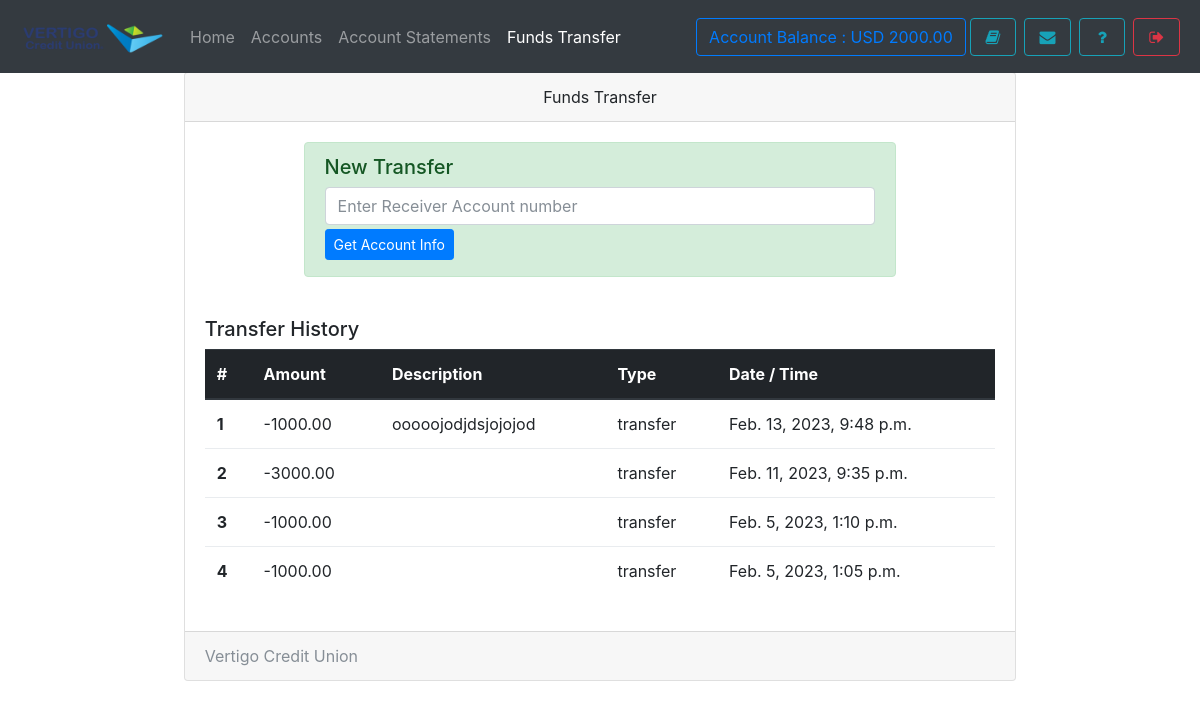
The page /user/transfer (signed in) on the database as committed earlier.
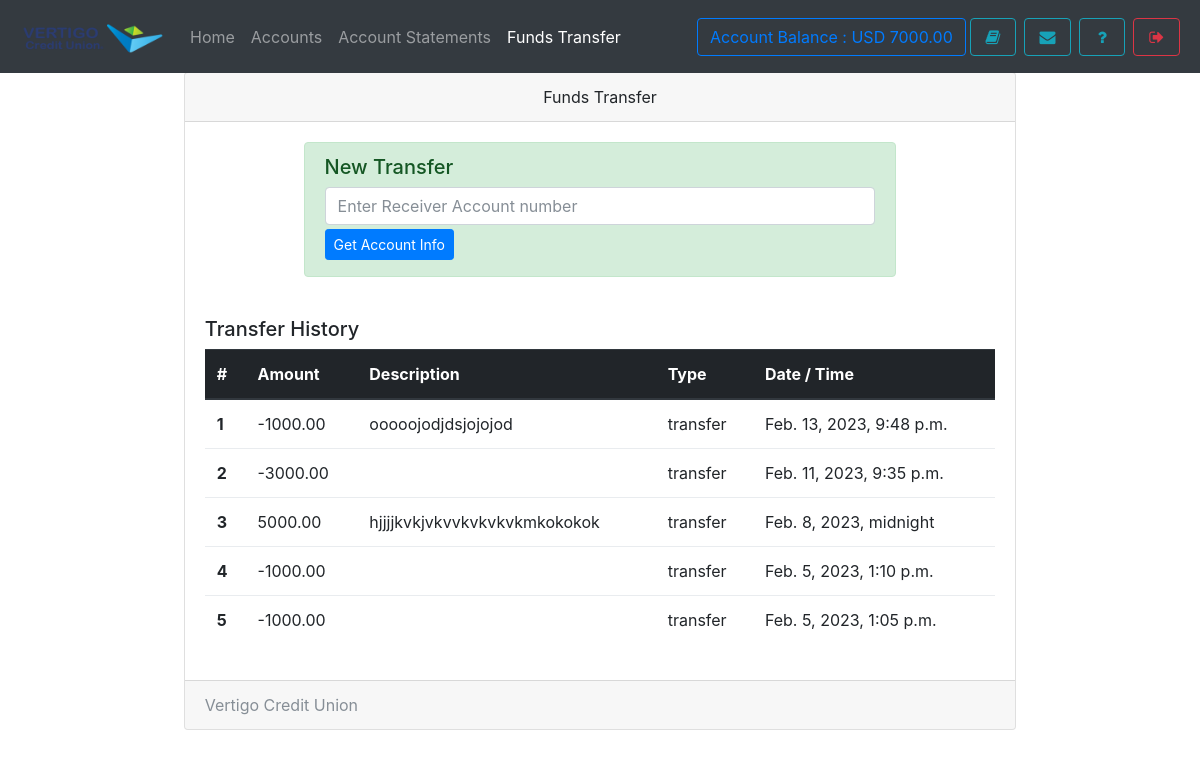
The same page on the database as committed later.
### core/models.py (models this page shows, shortened)
class User(AbstractUser):
    username = None
    email = models.EmailField(
        _('Email'),
        max_length=150,
        unique=True,
        help_text=_('Required. 150 characters or fewer. Letters, digits and @/./+/-/_ only.'),
        error_messages={
            'unique': _("A user with that email already exists."),
        },
    )
    objects = BaseManager()
    USERNAME_FIELD = 'email'
    REQUIRED_FIELDS = []
    choices = (('user','user'),('cashier','cashier'),('manager','manager'))
    usertype = models.CharField(max_length = 10, default = "user")

class Account(models.Model):
    user = models.OneToOneField(User,on_delete= models.CASCADE)
    account_number = models.CharField(max_length = 10,unique = True,validators=[numeric_validation])
    balance = models.BigIntegerField()
    branch  = models.ForeignKey(Branch,null = True,blank=True,on_delete=models.SET_NULL)
    account_type = models.CharField(max_length = 10, choices = (('current','current'),('savings','savings')),default = "savings")
    first_name = models.CharField(max_length = 256)
    middle_name = models.CharField(max_length = 256, blank = True)
    last_name = models.CharField(max_length = 256)
    dob = models.DateField(blank=True,null = True)
    gender = models.CharField(max_length= 2, choices=(('m',"male"),('f',"female")), blank=True)
    city = models.CharField(max_length= 20, blank=True)
    religion = models.CharField(max_length= 20, blank=True)
    marital_status = models.CharField(max_length= 2, choices=(('s',"Single"),('m',"Married")), blank=True)
    address = models.CharField(max_length= 40, blank=True)
    contact = models.CharField(max_length=12,blank=True, validators=[numeric_validation])
    means_of_id = models.CharField(max_length = 10, choices = (('nid','national id card'),('dl','driver licence'),('vc','Voters Card'),
    ('ip','International Passport')), blank=True)
    id_number = models.CharField(max_length= 20, blank=True)
    id_expiry_date = models.DateField(blank=True,auto_now_add=False,null=True)
    next_of_kin_title = models.CharField(max_length= 256, blank=True)
    next_of_kin_name = models.CharField(max_length= 256, blank=True)
    next_of_kin_email = models.EmailField(blank=True)
    next_of_kin_dob = models.DateField(blank=True, auto_now_add=False,null=True)
    next_of_kin_contact = models.CharField(max_length= 12, blank=True)
    date_created = models.DateTimeField(auto_now_add = True)

class Transfer(models.Model):
    sent_from = models.ForeignKey(Account,related_name = "transfers", null = True, blank = True,on_delete=models.CASCADE)
    sent_to = models.ForeignKey(Account,related_name = "receives",null = True, blank = True,on_delete=models.CASCADE)
    account_number = models.CharField(max_length = 12, null= True, blank=True)
    description = models.CharField(max_length=200, blank = True)
    amount = models.BigIntegerField()
    date_created =models.DateTimeField(default=timezone.now)

### core/views.py (the view, shortened to what this page needs)
# urls.py: path('user/transfer',UserFundTransferView.as_view(),name = "user-transfer"),
class UserFundTransferView(UserRequiredMixin,View):
    def get(self,request):
        user = request.user
        account = user.account
        transfers = Transfer.objects.filter(Q(sent_from = account)| Q(sent_to = account)).order_by("-date_created")
        acc_number = request.GET.get("acc_no")
        if acc_number:
            account = Account.objects.filter(account_number = acc_number).exclude(user = user)
            if account.exists():
                account = account.first()
            else:
                account = OtherAccount.objects.filter(account_number = acc_number)
                if account.exists():
                    account = account.first()
                else:
                    messages.error(request,"This account number is not registered as a beneficiary")
        else:
            account = None
        return render(request,"user/transfer.html",{'account':account,'transfers':transfers})

### core/views.py (called while the page is built)
    def test_func(self):
        return self.request.user.is_staff or self.request.user.usertype == "user"

### core/templates/user/transfer.html (shortened to what this page needs)
{% extends 'user/user-base.html' %}
{% block content %}
<div class="container">
    <div class="card responsive-width mx-auto">
    <div class="card-header text-center">
      Funds Transfer
    </div>
    <div class="card-body overflow-auto">
        <form method="get">
            <div class="alert alert-success responsive-width mx-auto">
              <h5>New Transfer</h5>
              <input type="text" name="acc_no" class="form-control " placeholder="Enter Receiver Account number" required>
              <button type="submit" class="btn btn-primary btn-bloc btn-sm my-1">Get Account Info</button>
            </div>
        </form>
      <br>
      <h5>Transfer History</h5>
      <div id="list-group rounded-0">
        <table class="table">
          <thead class="thead-dark">
            <tr>
              <th scope="col">#</th>
              <th scope="col">Amount</th>
              <th scope="col">Description</th>
              <th scope="col">Type</th>
              <th scope="col">Date / Time</th>
            </tr>
          </thead>
          <tbody>
            {% for obj in transfers %}
            <tr>
              <th scope="row">{{forloop.counter}}</th>
              <td>{% if obj.sent_from.user == request.user %}-{% endif %}{{obj.amount}}.00</td>
              <td>{{obj.description}}</td>
              <td>{{obj.get_type|default:"transfer"}}</td>
              <td>{{obj.date_created}}</td>
            </tr>
            {% empty %}
            <div class='text-center'><small class='text-muted'><i>No Transfer has been made yet.</i></small></div>
          {% endfor %}
          </tbody>
        </table>
      </div>
    </div>
    <div class="card-footer text-muted">
     {{request.bankname}}
    </div>
  </div>
  </div>
{% endblock %}

### core/templates/user/user-base.html (shortened to what this page needs)
{% extends 'base.html' %}
{% load static %}
{% block body %}
<div style="background-size: 100%" class="bg-gradient-seconday">
<nav class="navbar navbar-expand-lg navbar-dark bg-dark fixed-top">
 <a class="navbar-brand" href="{% url 'manager-index' %}">
    <img src="{% static 'themes/custom/vacu/logo.png' %}" style="object-fit:cover;object-position:center center; width: 150px;" class="d-inline-block align-top" alt="">
  </a>
  <div class="collapse navbar-collapse" id="navbarSupportedContent">
    <ul class="navbar-nav mr-auto">
      <li class="nav-item ">
        <a class="nav-link {% if request.path == '/user' %}active{% endif %}" href="{% url 'user-index' %}">Home <span class="sr-only">(current)</span></a>
      </li>
      <li class="nav-item {% if request.path == '/user/account' %}active{% endif %}">  <a class="nav-link" href="{% url 'user-account' %}">Accounts</a></li>
      <li class="nav-item {% if request.path == '/user/statement' %}active{% endif %}">  <a class="nav-link" href="{% url 'user-statement' %}">Account Statements</a></li>
      <li class="nav-item {% if request.path == '/user/transfer' %}active{% endif %}">  <a class="nav-link" href="{% url 'user-transfer' %}">Funds Transfer</a></li>
    </ul>
    <form class="form-inline my-2 my-lg-0">
        <a href="javascript:void(0)" class="btn btn-outline-primary margin-bottom-mobile" data-toggle="tooltip" title="Your current Account Balance">Account Balance : USD {{request.user.account.balance}}.00</a>
        <a href="{% url 'user-account' %}" data-toggle="tooltip" title="Account Summary" class="btn btn-outline-info mx-1" ><i class="fa fa-book fa-fw"></i></a>
        <a href="{% url 'user-notification' %}" data-toggle="tooltip" title="View Notice" class="btn btn-outline-info mx-1" ><i class="fa fa-envelope fa-fw"></i></a>
        <a href="{% url 'user-feedback' %}" data-toggle="tooltip" title="Help?" class="btn btn-outline-info mx-1" ><i class="fa fa-question fa-fw"></i></a>
        <a href="{% url 'user-logout' %}" data-toggle="tooltip" title="Logout" class="btn btn-outline-danger mx-1" ><i class="fa fa-sign-out fa-fw"></i></a>
    </form>
  </div>
</nav><br><br><br>
{% block content %}
{% endblock %}
</div>
{% endblock %}

Rows that differ between the two databases and show on the page:
changed User: user.account.balance "2000" → "7000"
added Transfer: amount "5000", description "hjjjjkvkjvkvvkvkvkvkmkokokok", get_type "transfer", date_created "Feb. 8, 2023, midnight"
